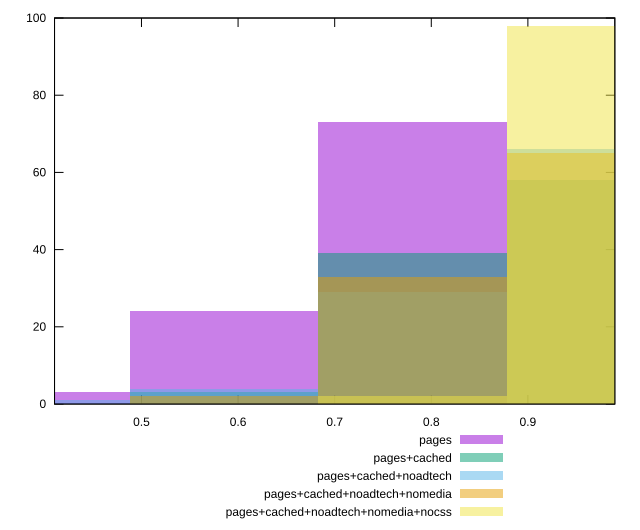

gnuplot code for this plot:
reset

$pages <<EOF
0.5852905922865435 24
0.780387456382058 73
0.390193728191029 3
EOF

$pagesCached <<EOF
0.780387456382058 39
0.9754843204775725 58
0.5852905922865435 3
EOF

$pagesCachedNoadtech <<EOF
0.5852905922865435 4
0.9754843204775725 66
0.780387456382058 29
0.390193728191029 1
EOF

$pagesCachedNoadtechNomedia <<EOF
0.780387456382058 33
0.9754843204775725 65
0.5852905922865435 2
EOF

$pagesCachedNoadtechNomediaNocss <<EOF
0.780387456382058 2
0.9754843204775725 98
EOF

set key outside below
set boxwidth 0.1950968640955145
set xrange [0.41:0.99]
set yrange [0:100]
set trange [0:100]
set style fill transparent solid 0.5 noborder
set terminal svg size 640, 530 enhanced background rgb 'white'
set output "report_00015_2021-02-09T16-11-33.973Z/first-meaningful-paint/comparison/histogram/all_score.svg"

plot $pages title "pages" with boxes, \
     $pagesCached title "pages+cached" with boxes, \
     $pagesCachedNoadtech title "pages+cached+noadtech" with boxes, \
     $pagesCachedNoadtechNomedia title "pages+cached+noadtech+nomedia" with boxes, \
     $pagesCachedNoadtechNomediaNocss title "pages+cached+noadtech+nomedia+nocss" with boxes

reset
